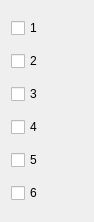
<?xml version="1.0" encoding="UTF-8"?>
<ui version="4.0">
 <class>relayForm</class>
 <widget class="QWidget" name="relayForm">
  <property name="geometry">
   <rect>
    <x>0</x>
    <y>0</y>
    <width>94</width>
    <height>222</height>
   </rect>
  </property>
  <property name="windowTitle">
   <string>Form</string>
  </property>
  <layout class="QGridLayout" name="gridLayout">
   <item row="0" column="0">
    <widget class="QCheckBox" name="oneBox">
     <property name="text">
      <string>1</string>
     </property>
    </widget>
   </item>
   <item row="1" column="0">
    <widget class="QCheckBox" name="twoBox">
     <property name="text">
      <string>2</string>
     </property>
    </widget>
   </item>
   <item row="2" column="0">
    <widget class="QCheckBox" name="threeBox">
     <property name="text">
      <string>3</string>
     </property>
    </widget>
   </item>
   <item row="3" column="0">
    <widget class="QCheckBox" name="fourBox">
     <property name="text">
      <string>4</string>
     </property>
    </widget>
   </item>
   <item row="4" column="0">
    <widget class="QCheckBox" name="fiveBox">
     <property name="text">
      <string>5</string>
     </property>
    </widget>
   </item>
   <item row="5" column="0">
    <widget class="QCheckBox" name="sixBox">
     <property name="text">
      <string>6</string>
     </property>
    </widget>
   </item>
  </layout>
 </widget>
 <resources/>
 <connections/>
</ui>
